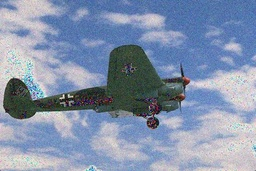
#> input picture inputs/input1_gauss.jpg, 256 x 171 px, shrunk from 481 x 321 before the run; its folder holds only this picture in this run
$ jupyter execute --allow-errors SNIC.ipynb
#> lines starting #> are read from the running program, lines starting #| are printed output that depends on the picture
#> further down, img is the input picture: shape (171, 256, 3); mean B, G, R 171.8, 146.2, 131.3
## SNIC Algorithm and its improved version

[cell 1]
import numpy as np
import cv2
import heapq
import matplotlib.pyplot as plt

[cell 2]
class SNIC:
    def __init__(self, img, x_seg, y_seg):
        self.img_orig = img
        self.img = cv2.cvtColor(img, cv2.COLOR_RGB2Lab)

        self.x_seg = x_seg
        self.y_seg = y_seg

        # Side of the square area arounnd coordinate centroid
        self.square_side = int(np.sqrt((self.img.shape[0]*self.img.shape[1])/(2*self.x_seg*self.y_seg)))

        # Padded version of the image for improved method
        if self.square_side%2 == 0 :
            pad2 = self.square_side//2
            pad1 = pad2-1
            self.img_padded = np.pad(self.img, ((pad1, pad2), (pad1, pad2), (0, 0)), 'symmetric')
        else :
            pad = self.square_side//2
            self.img_padded = np.pad(self.img, ((pad, pad), (pad, pad), (0, 0)), 'symmetric')

        # Generating seeds
        self.seeds = self.generate_seeds()

        # Binary matrix to keep track whether a pixel has alloted to a superpixel or not
        self.isAlloted = np.zeros((self.img.shape[0], self.img.shape[1]))

        # Label Matrix
        self.allotment_normal = np.zeros((img.shape[0], img.shape[1]), dtype='int')
        self.allotment_improved = np.zeros((img.shape[0], img.shape[1]), dtype='int')

        # Centroids
        self.centroids_normal = self.initialize_centroids()
        self.centroids_improved = self.initialize_centroids()

        # Number of pixels in each superpixel
        self.superpixelSize_normal = np.zeros(x_seg*y_seg)
        self.superpixelSize_improved = np.zeros(x_seg*y_seg)

        # Priority Queue
        self.Q = []
        heapq.heapify(self.Q)

        # Pushing all the seeds to queue
        self.push_seeds()

        # Generating superpixels
        self.generate_superpixels_normal()

        # Generatin superpixels in improved way
        self.generate_superpixels_improved()

    def reinitialize(self) :
        # Generating seeds
        self.seeds = self.generate_seeds()

        # Binary matrix to keep track whether a pixel has alloted to a superpixel or not
        self.isAlloted = np.zeros((self.img.shape[0], self.img.shape[1]))

        # Priority Queue
        self.Q = []
        heapq.heapify(self.Q)

        # Pushing all the seeds to queue
        self.push_seeds()

        return

    def generate_seeds(self) :
        seeds = []
        x_coords = np.linspace(0, self.img.shape[0]-1, self.x_seg).astype('int')
        y_coords = np.linspace(0, self.img.shape[1]-1, self.y_seg).astype('int')

        for x in x_coords :
            for y in y_coords :
                seeds.append((x, y))
        return seeds

    def initialize_centroids(self) :
        centroids = []

        for seed in self.seeds :
            centroids.append(np.array([ seed[0], seed[1], self.img[seed[0]][seed[1]][0], self.img[seed[0]][seed[1]][1], self.img[seed[0]][seed[1]][2] ]).astype('float'))
        return centroids

    def isValid(self, x, y, img) :
        if x>=0 and x<img.shape[0] and y>=0 and y<img.shape[1] and self.isAlloted[x][y] == 0 :
            return True
        else :
            return False

    def push_seeds(self) :
        for i, seed in enumerate(self.seeds) :
            seedX = seed[0]
            seedY = seed[1]
            seedl = self.img[seedX][seedY][0]
            seeda = self.img[seedX][seedY][1]
            seedb = self.img[seedX][seedY][2]
            seedPixel = self.Pixel(seedX, seedY, seedl, seeda, seedb, i, 0)
            heapq.heappush(self.Q, seedPixel)

    def calculateD(self, pixelA, pixelB, coeff) :
        return (coeff*np.sum((pixelA[0:2]-pixelB[0:2])**2))+(np.sum((pixelA[2:]-pixelB[2:])**2))

    def allot_normal(self, x, y, k, detail) :
        self.allotment_normal[x][y] = k
        self.isAlloted[x][y] = 1

        newCentroid = ((self.centroids_normal[k]*self.superpixelSize_normal[k])+detail)/(self.superpixelSize_normal[k]+1)
        self.centroids_normal[k] = newCentroid

        self.superpixelSize_normal[k] += 1

    def calculate_color_centroid(self, coord_centroid) :
        # This method is only applicable for improved method
        x = int(coord_centroid[0])
        y = int(coord_centroid[1])

        mean_l = np.mean(self.img_padded[x:x+self.square_side, y:y+self.square_side, 0])
        mean_a = np.mean(self.img_padded[x:x+self.square_side, y:y+self.square_side, 1])
        mean_b = np.mean(self.img_padded[x:x+self.square_side, y:y+self.square_side, 2])

        return np.array([mean_l, mean_a, mean_b])

    def allot_improved(self, x, y, k, detail) :
        self.allotment_improved[x][y] = k
        self.isAlloted[x][y] = 1

        newCentroid = ((self.centroids_improved[k]*self.superpixelSize_improved[k])+detail)/(self.superpixelSize_improved[k]+1)
        newCentroid[2:] = self.calculate_color_centroid(newCentroid[0:2])

        self.centroids_improved[k] = newCentroid

        self.superpixelSize_improved[k] += 1

    def generate_superpixels_normal(self) :
        while(len(self.Q) > 0) :
            topPixel = heapq.heappop(self.Q)

            if self.isAlloted[topPixel.x][topPixel.y] == 0 :

                self.allot_normal(topPixel.x, topPixel.y, topPixel.k, topPixel.detail)

                # Adding 4 neighbors into the queue
                if(self.isValid(topPixel.x, topPixel.y+1, self.img)) :
                    D = self.calculateD(topPixel.detail, self.centroids_normal[topPixel.k], 1)
                    neighborPixel = self.Pixel(topPixel.x, topPixel.y+1, self.img[topPixel.x][topPixel.y+1][0], self.img[topPixel.x][topPixel.y+1][1], self.img[topPixel.x][topPixel.y+1][2], topPixel.k, D)
                    heapq.heappush(self.Q, neighborPixel)
                if(self.isValid(topPixel.x, topPixel.y-1, self.img)) :
                    D = self.calculateD(topPixel.detail, self.centroids_normal[topPixel.k], 1)
                    neighborPixel = self.Pixel(topPixel.x, topPixel.y-1, self.img[topPixel.x][topPixel.y-1][0], self.img[topPixel.x][topPixel.y-1][1], self.img[topPixel.x][topPixel.y-1][2], topPixel.k, D)
                    heapq.heappush(self.Q, neighborPixel)
                if(self.isValid(topPixel.x+1, topPixel.y, self.img)) :
                    D = self.calculateD(topPixel.detail, self.centroids_normal[topPixel.k], 1)
                    neighborPixel = self.Pixel(topPixel.x+1, topPixel.y, self.img[topPixel.x+1][topPixel.y][0], self.img[topPixel.x+1][topPixel.y][1], self.img[topPixel.x+1][topPixel.y][2], topPixel.k, D)
                    heapq.heappush(self.Q, neighborPixel)
                if(self.isValid(topPixel.x-1, topPixel.y, self.img)) :
                    D = self.calculateD(topPixel.detail, self.centroids_normal[topPixel.k], 1)
                    neighborPixel = self.Pixel(topPixel.x-1, topPixel.y, self.img[topPixel.x-1][topPixel.y][0], self.img[topPixel.x-1][topPixel.y][1], self.img[topPixel.x-1][topPixel.y][2], topPixel.k, D)
                    heapq.heappush(self.Q, neighborPixel)

        self.reinitialize()
        return

    def generate_superpixels_improved(self) :
        while(len(self.Q) > 0) :
            topPixel = heapq.heappop(self.Q)

            if self.isAlloted[topPixel.x][topPixel.y] == 0 :

                self.allot_improved(topPixel.x, topPixel.y, topPixel.k, topPixel.detail)

                # Adding 4 neighbors into the queue
                if(self.isValid(topPixel.x, topPixel.y+1, self.img)) :
                    D = self.calculateD(topPixel.detail, self.centroids_improved[topPixel.k], 1)
                    neighborPixel = self.Pixel(topPixel.x, topPixel.y+1, self.img[topPixel.x][topPixel.y+1][0], self.img[topPixel.x][topPixel.y+1][1], self.img[topPixel.x][topPixel.y+1][2], topPixel.k, D)
                    heapq.heappush(self.Q, neighborPixel)
                if(self.isValid(topPixel.x, topPixel.y-1, self.img)) :
                    D = self.calculateD(topPixel.detail, self.centroids_improved[topPixel.k], 1)
                    neighborPixel = self.Pixel(topPixel.x, topPixel.y-1, self.img[topPixel.x][topPixel.y-1][0], self.img[topPixel.x][topPixel.y-1][1], self.img[topPixel.x][topPixel.y-1][2], topPixel.k, D)
                    heapq.heappush(self.Q, neighborPixel)
                if(self.isValid(topPixel.x+1, topPixel.y, self.img)) :
                    D = self.calculateD(topPixel.detail, self.centroids_improved[topPixel.k], 1)
                    neighborPixel = self.Pixel(topPixel.x+1, topPixel.y, self.img[topPixel.x+1][topPixel.y][0], self.img[topPixel.x+1][topPixel.y][1], self.img[topPixel.x+1][topPixel.y][2], topPixel.k, D)
                    heapq.heappush(self.Q, neighborPixel)
                if(self.isValid(topPixel.x-1, topPixel.y, self.img)) :
                    D = self.calculateD(topPixel.detail, self.centroids_improved[topPixel.k], 1)
                    neighborPixel = self.Pixel(topPixel.x-1, topPixel.y, self.img[topPixel.x-1][topPixel.y][0], self.img[topPixel.x-1][topPixel.y][1], self.img[topPixel.x-1][topPixel.y][2], topPixel.k, D)
                    heapq.heappush(self.Q, neighborPixel)

        self.reinitialize()
        return

    def generate_adjescent_matrix(self, label_matrix, superpixelSize) :
        # Generating average L, a, b values for each superpixel

        # K is the total number of superpixels
        k = self.x_seg*self.y_seg

        color_means = np.zeros((k, 3), dtype='float')

        for i in range(k) :
            superpixel = np.zeros_like(self.img, dtype='float')
            superpixel[:, :, 0] = np.where(label_matrix == i, self.img[:, :, 0], 0)
            superpixel[:, :, 1] = np.where(label_matrix == i, self.img[:, :, 1], 0)
            superpixel[:, :, 2] = np.where(label_matrix == i, self.img[:, :, 2], 0)
            color_meansl = np.sum(superpixel[:, :, 0])/superpixelSize[i]
            color_meansa = np.sum(superpixel[:, :, 1])/superpixelSize[i]
            color_meansb = np.sum(superpixel[:, :, 2])/superpixelSize[i]
            color_means[i] = np.array([color_meansl, color_meansa, color_meansb])

        # generating the adjescent matrix
        adj_mat = np.zeros((k, k), dtype=float)

        for i in range(k) :
            j_arr = np.arange(i, k).astype('int')
            i_arr = np.full_like(j_arr, i)
            adj_mat[i, j_arr] = np.sum(np.abs(color_means[i_arr]-color_means[j_arr]), axis=1)

        return adj_mat


    # [73 lines left out: functions snic, snic_border, snic_edge, snic_improved, snic_improved_border, not called in this run]

    def snic_improved_edge(self) :
        adj_mat = self.generate_adjescent_matrix(self.allotment_normal, self.superpixelSize_normal)

        k = self.x_seg*self.y_seg

        # a_cap is the mean of all non-zero elements in the adjescent matrix
        a_cap = np.sum(adj_mat)/(((k**2)+k)/2)

        # Generating image with edge
        output_img = np.full_like(self.img, np.array([255, 255, 255]))

        for i in range(output_img.shape[0]) :
            for j in range(output_img.shape[1]-1) :
                if adj_mat[self.allotment_improved[i][j]][self.allotment_improved[i][j+1]] >= a_cap :
                    output_img[i][j] = np.array([0, 0, 0])

        for j in range(output_img.shape[1]) :
            for i in range(output_img.shape[0]-1) :
                if adj_mat[self.allotment_improved[i][j]][self.allotment_improved[i+1][j]] >= a_cap :
                    output_img[i][j] = np.array([0, 0, 0])

        return output_img

    # Defining Pixel Model to push into the queue
    class Pixel:
        def __init__(self, x, y, l, a, b, k, D):
            self.x = x
            self.y = y
            self.l = l
            self.a = a
            self.b = b
            self.k = k
            self.D = D
            self.detail = np.array([x, y, l, a, b])

        def __lt__(self, nxt):
            return self.D < nxt.D

#> (a cell that did not finish here is left out)

#> in __init__, `self.img = cv2.cvtColor(img, cv2.COLOR_RGB2Lab)`: self.img: shape (171, 256, 3); mean of channels 0, 1, 2 152.9, 129.2, 113
#> in __init__, `self.img_padded = np.pad(self.img, ((pad, pad), (pad, pad), (0, 0)), '..`: self.img_padded: shape (177, 262, 3); mean of channels 0, 1, 2 153.9, 129.3, 113
#> after the loop in initialize_centroids, `for seed in self.seeds :`: centroids = 400 items, first 6: [0, 0, 133, 130, 108], [0, 13, 167, 127, 118], [0, 26, 203, 134, 130], [0, 40, 201, 128, 128], [0, 53, 132, 130, 100], [0, 67, 126, 129, 100]
#> in __init__, `self.centroids_normal = self.initialize_centroids()`: self.centroids_normal has the same summary as centroids in initialize_centroids
#> in __init__, `self.centroids_improved = self.initialize_centroids()`: self.centroids_improved has the same summary as centroids in initialize_centroids
#> in __init__, `self.superpixelSize_normal = np.zeros(x_seg*y_seg)`: self.superpixelSize_normal = 400 values from 0 to 0
#> the loop in push_seeds, `for i, seed in enumerate(self.seeds) :` made 400 passes
#> (seedl, seeda, seedb) on passes 1 to 3: (133, 130, 108), (167, 127, 118), (203, 134, 130)
#> the loop in generate_seeds (call 2), `for x in x_coords :` made 20 passes
#> x on passes 2 to 13: 8, 17, 26, 35, 44, 53, 62, 71, 80, 89, 98, 107
#> in reinitialize, `self.isAlloted = np.zeros((self.img.shape[0], self.img.shape[1]))`: self.isAlloted: shape (171, 256) float64; every value is 0
#> the loop in push_seeds (call 2), `for i, seed in enumerate(self.seeds) :` made 400 passes
#> seed on passes 1 to 3: (0, 0), (0, 13), (0, 26)

    cv2.imwrite(f'output_gaussian{i}.jpg', cv2.cvtColor(snic.snic_improved_edge(), cv2.COLOR_RGB2BGR))
#> after the loop in generate_adjescent_matrix, `for i in range(k) :`: superpixel: shape (171, 256, 3) float64; mean of channels 0, 1, 2 0, 0, 0
#> in generate_adjescent_matrix, `adj_mat = np.zeros((k, k), dtype=float)`: adj_mat: shape (400, 400) float64; every value is 0
#> after the loop in generate_adjescent_matrix, `for i in range(k) :`:
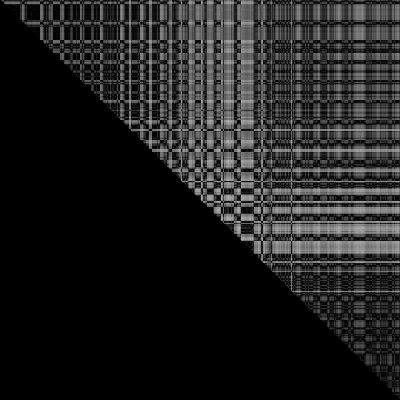
#> adj_mat: shape (400, 400) float64; min 0, max 178.2, mean 32.6
#> in snic_improved_edge, `adj_mat = self.generate_adjescent_matrix(self.allotment_normal, self.s..`:
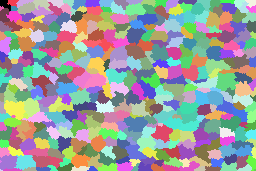
#> self.allotment_normal: shape (171, 256) int64; 400 distinct labels, from 0 to 399; one colour per label, 0 black
#> in snic_improved_edge, `output_img = np.full_like(self.img, np.array([255, 255, 255]))`: output_img: shape (171, 256, 3); every value is 255
#> after the loop in snic_improved_edge, `for i in range(output_img.shape[0]) :`: output_img: shape (171, 256, 3); mean of channels 0, 1, 2 253.5, 253.5, 253.5
#> after the loop in snic_improved_edge, `for j in range(output_img.shape[1]) :`: output_img: shape (171, 256, 3); mean of channels 0, 1, 2 251, 251, 251
